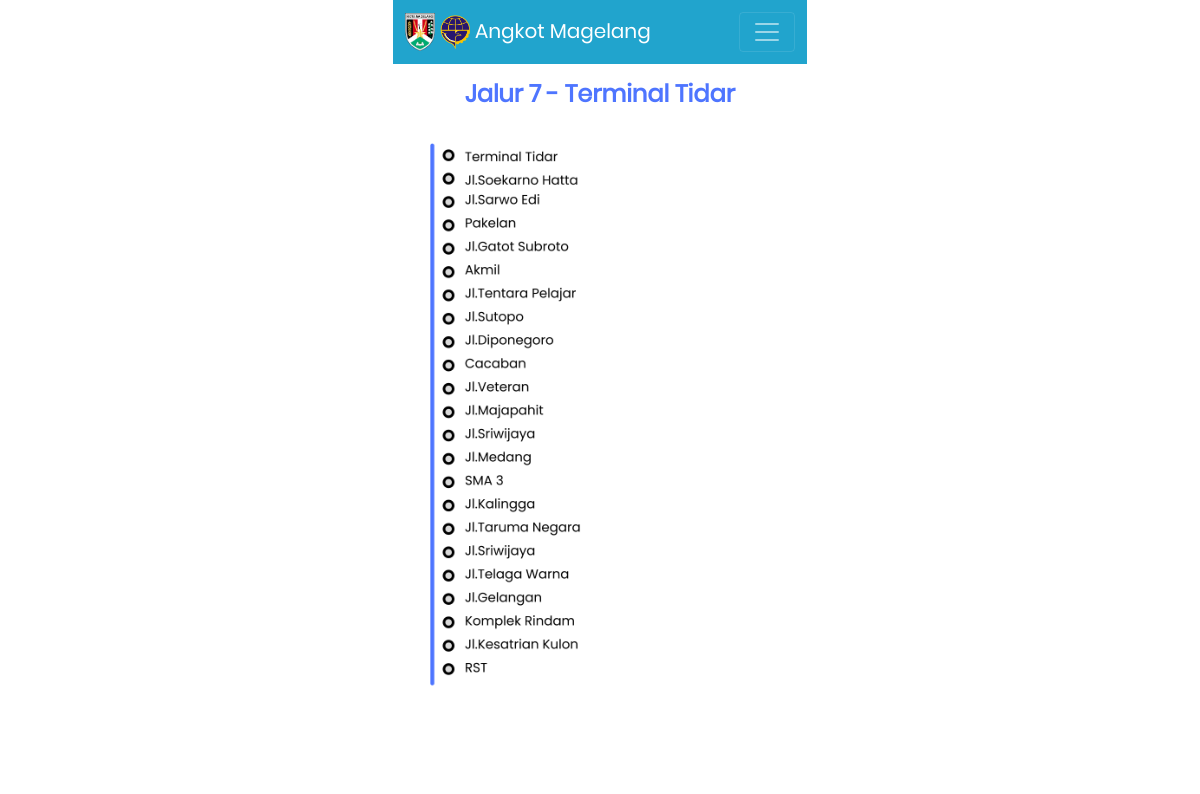
Page /jalur.php?id=R07 on the committed database.
### tables this page shows
CREATE TABLE `rute_angkot` (
  `ID_RUTE` varchar(5) NOT NULL,
  `NAMA_RUTE` varchar(50) NOT NULL,
  `KETERANGAN` varchar(70) NOT NULL,
  `ICON` text NOT NULL,
  `DATA_RUTE` text NOT NULL,
  `COLOR` varchar(7) NOT NULL
);

### jalur.php (the view, shortened to what this page needs)
<!DOCTYPE html>
<html lang="en">
<head>
  <?php include 'component/head.php' ?>
</head>
<body>
  <?php
    include 'component/navbar.php';
    include 'koneksi.php';
    $ID = $_GET['id'];
    $query = mysqli_query($koneksi, "SELECT * FROM rute_angkot WHERE ID_RUTE = '$ID'");
    $jalur = mysqli_fetch_array($query);
  ?>
  <section class="jalur">
    <div class="container">
      <div class="row mt-3 text-center">
        <h1 class="heading" style="color: #<?php echo $jalur['COLOR']; ?>;"><?php echo $jalur['NAMA_RUTE']; ?> - <?php echo $jalur['KETERANGAN']; ?></h1>
      </div>
      <div class="row">
        <div class="col text-center">
          <img style="width: 100%" src="<?php echo $jalur['DATA_RUTE']; ?>" alt="<?php echo $jalur['NAMA_RUTE']; ?>">
        </div>
      </div>
    </div>
  </section>
</body>
</html>

### assets/custom/style.css (style rules this page uses)
:root { --primaryColor: #21A4CD; --secondaryColor: #DDC190; }
* { box-sizing: border-box; text-decoration: none!important; }
body { font-family: 'Poppins'; max-width: 414px; margin: auto; }
.heading { font-size: 24px; font-weight: 700; }

### rows in the picture
rute_angkot: NAMA_RUTE "Jalur 7", KETERANGAN "Terminal Tidar", DATA_RUTE (picture)
